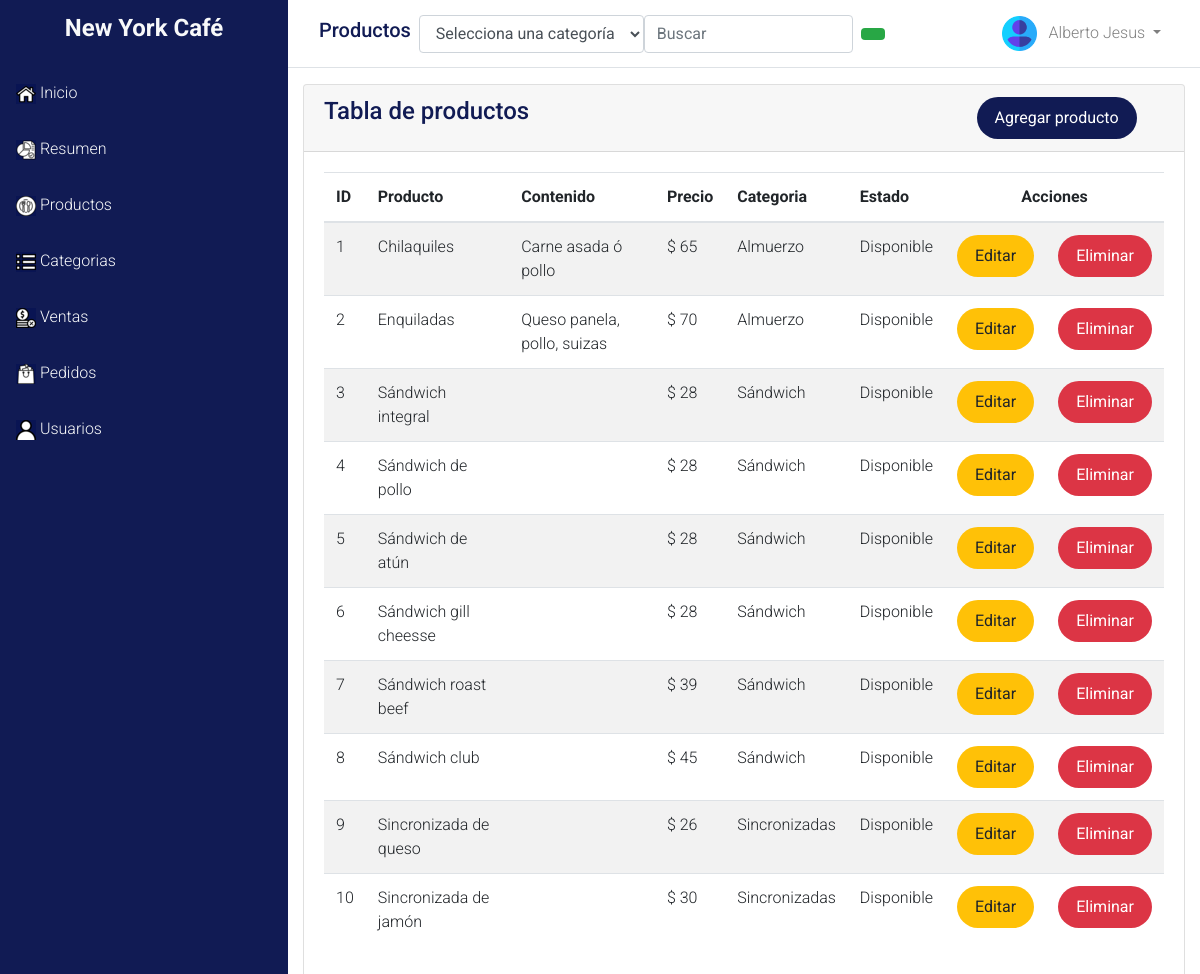
The page /dash/productos/index.php (signed in) on the database its author committed.
### tables this page shows
CREATE TABLE `productos` (
  `id` int(11) NOT NULL,
  `producto` varchar(100) NOT NULL,
  `contenido` varchar(255) DEFAULT NULL,
  `precio` double NOT NULL,
  `id_categoria` int(11) NOT NULL,
  `id_estado` int(11) NOT NULL
);

CREATE TABLE `categoria` (
  `id` int(11) NOT NULL,
  `categoria` varchar(255) NOT NULL
);

CREATE TABLE `estadoproducto` (
  `id` int(11) NOT NULL,
  `estado` varchar(100) NOT NULL
);

### dao/Productos.php (called while the page is built, shortened)
<?php
	class Productos
	{
		private $id;
		private $producto;
		private $contenido;
		private $precio;
		function __construct($id,$producto,$contenido,$precio,$id_categoria,$id_estado)
		{
			$this->id=$id;
			$this->producto=$producto;
			$this->contenido=$contenido;
			$this->precio=$precio;
		}
		public function getId(){
			return $this->id;
		}
		public function getProducto(){
			return $this->producto;
		}
		public function getContenido(){
			return $this->contenido;
		}
		public function getPrecio(){
			return $this->precio;
		}
		public function setConexion($conexion){
			$this->conexion=$conexion;
		}
		public function readProducto(){
			$productos= array();
			$query=
			"SELECT
				*
			FROM productos";
			$stmt=$this->conexion->prepare($query);
			if($stmt->execute()){
				while ($row = $stmt->fetch(PDO::FETCH_ASSOC)){
					extract($row);
					array_push($productos, new Productos($id,$producto,$contenido,$precio,$id_categoria,$id_estado));
				}
				return $productos;
			}else{
				echo "Error:  ".$stmt->errorInfo();
				return false;
			}
		}
	}
?>

### dao/Categoria.php (called while the page is built, shortened)
<?php
	class Categoria
	{
		private $id;
		private $categoria;
		function __construct($id,$categoria)
		{
			$this->id=$id;
			$this->categoria=$categoria;
		}
		public function setId($id){
			$this->id=$id;
		}
		public function getCategoria(){
			return $this->categoria;
		}
		public function setConexion($conexion){
			$this->conexion=$conexion;
		}
		public function readCategoriaID(){
			$query=
			"SELECT
				*
			FROM categoria
			WHERE id=$this->id";
			$stmt=$this->conexion->prepare($query);
			if($stmt->execute()){
				$row = $stmt->fetch(PDO::FETCH_ASSOC);
				extract($row);
				$this->categoria = $categoria;
			}else{
				echo "Error:  ".$stmt->errorInfo();
				return false;
			}
		}
	}
?>

### dao/EstadoProducto.php (called while the page is built, shortened)
<?php
	class EstadoProducto
	{
		private $id;
		private $estado;
		function __construct($id,$estado)
		{
			$this->id=$id;
			$this->estado=$estado;
		}
		public function setId($id){
			$this->id=$id;
		}
		public function getEstado(){
			return $this->estado;
		}
		public function setConexion($conexion){
			$this->conexion=$conexion;
		}
		public function readEstadoID(){
			$query=
			"SELECT
				*
			FROM estadoProducto
			WHERE id=$this->id";
			$stmt=$this->conexion->prepare($query);
			if($stmt->execute()){
				$row = $stmt->fetch(PDO::FETCH_ASSOC);
				extract($row);
				$this->estado = $estado;
			}else{
				echo "Error:  ".$stmt->errorInfo();
				return false;
			}
		}
	}
?>

### dao/Ventas_Productos.php (called while the page is built, shortened)
<?php
	class Ventas_Productos
	{
		private $id_producto;
		function __construct($id_producto,$id_venta,$unidades,$precio)
		{
			$this->id_producto=$id_producto;
		}
		public function setId_producto($id_producto){
			$this->id_producto=$id_producto;
		}
		public function setConexion($conexion){
			$this->conexion=$conexion;
		}
		public function existeProducto(){
			$query=
			"SELECT * FROM
				ventas_productos
			where id_producto=$this->id_producto";
			$stmt=$this->conexion->prepare($query);
			if($stmt->execute()){
				if($stmt->rowcount() > 0){
					return true;
				}else{
					return false;
				}
			}else{
				return false;
			}
		}
	}
?>

### dao/Pedidos_Productos.php (called while the page is built, shortened)
<?php
	class Pedidos_Productos
	{
		private $id_producto;
		function __construct($id_producto,$id_pedido,$unidades,$precio)
		{
			$this->id_producto=$id_producto;
		}
		public function setId_producto($id_producto){
			$this->id_producto=$id_producto;
		}
		public function setConexion($conexion){
			$this->conexion=$conexion;
		}
		public function existeProducto(){
			$query=
			"SELECT * FROM
				pedidos_productos
			where id_producto=$this->id_producto";
			$stmt=$this->conexion->prepare($query);
			if($stmt->execute()){
				if($stmt->rowcount() > 0){
					return true;
				}else{
					return false;
				}
			}else{
				return false;
			}
		}
	}
?>

### dash/productos/index.php (the view, shortened to what this page needs)
<?php
 $titulo='Productos';
 $ruta="../../";
  include($ruta.'config/Precarga.php');
  include($ruta.'dao/Productos.php');
  $producto = new Productos('','','','','','');
  $producto->setConexion($bd);
  $productos=$producto->readProducto();
  include($ruta.'dao/Categoria.php');
  include($ruta.'dao/EstadoProducto.php');
  include($ruta.'dao/Ventas_Productos.php');
  include($ruta.'dao/Pedidos_Productos.php');
  $categoria = new Categoria('','');
  $categoria->setConexion($bd);
?>
<!DOCTYPE html>
<html>
<head>
    <link rel="stylesheet" type="text/css" href="<?=$ruta?>assets/css/bootstrap.min.css">
    <link rel="stylesheet" type="text/css" href="<?=$ruta?>assets/css/style.css">
    <link href="https://unpkg.com/ionicons@4.5.10-0/dist/css/ionicons.min.css" rel="stylesheet">
</head>
<body>
    <div class="d-flex">
        <div id="sidebar-container" class="bg-primary sidebar-wrapper">
            <div class="logo">
                <h4 class="text-light font-weight-bold" style="text-align: center;">
                    <a href="<?=$ruta?>dash/" class="simple-text text-light">
                        New York Café
                    </a>
                </h4>
            </div>
            <div class="menu">
                <a href="<?=$ruta?>dash/" title="" class="d-block p-3 text-light">
                    <img src="<?=$ruta?>assets/img/hogar2.png" alt=""> Inicio
                </a>
                <a href="<?=$ruta?>dash/resumen/" title="" class="d-block p-3 text-light">
                    <img src="<?=$ruta?>assets/img/reporte.png" alt=""> Resumen
                </a>
                <a href="<?=$ruta?>dash/productos/" title="" class="d-block p-3 text-light">
                    <img src="<?=$ruta?>assets/img/plato.png" alt=""> Productos
                </a>
                <a href="<?=$ruta?>dash/categoria/" title="" class="d-block p-3 text-light">
                    <img src="<?=$ruta?>assets/img/lista.png" alt="">  Categorias
                </a>
                <a href="<?=$ruta?>dash/ventas/" title="" class="d-block p-3 text-light">
                    <img src="<?=$ruta?>assets/img/monedas.png" alt="">  Ventas
                </a>
                <a href="<?=$ruta?>dash/pedidos/" title="" class="d-block p-3 text-light">
                    <img src="<?=$ruta?>assets/img/bolsa-de-la-compra.png" alt="">  Pedidos
                </a>
                 <?php
                if(isset($_SESSION['tipoUsuario'])){
                    if($_SESSION['tipoUsuario'] == 1){
                        ?>
                         <a href="<?=$ruta?>dash/usuarios/" title="" class="d-block p-3 text-light">
                        <img src="<?=$ruta?>assets/img/usuario (1).png" alt="">  Usuarios
                    </a>
                        <?php
                    }
                }
                    ?>
            </div>
        </div>
        <div class="w-100">
            <nav class="navbar navbar-expand-lg navbar-light bg-light border-bottom">
                <div class=" container">
                    <h5 class="mr-2"><?=$titulo?></h5>
                    <form action="<?=$ruta?>dash/productos/buscarProductos.php" method="post" class="form-inline my-2 my-lg-0">
                        <select name="categoria" class="form-control" >
                            <option value="vacio">Selecciona una categoría</option>
                        </select>
                        <input class="form-control mr-sm-2" type="search" placeholder="Buscar" aria-label="Buscar" name="buscar" value="">
                        <button class="btn btn-success my-2 my-sm-0" type="submit"><i class="icon ion-md-search"></i></button>
                    </form>
                    <div class="collapse navbar-collapse" id="navbarSupportedContent">
                        <ul class="navbar-nav ml-auto">
                            <li class="nav-item dropdown">
                                <a class="nav-link dropdown-toggle" href="#" id="navbarDropdown" role="button"
                                data-toggle="dropdown" aria-haspopup="true" aria-expanded="false">
                                    <img src="<?=$ruta?>assets/img/usuario.png" alt="" class="img-fluid rounded-cricle mr-2 avatar">
                                    <?php
                                        echo $_SESSION['nombre'];
                                    ?>
                                </a>
                            </li>
                        </ul>
                    </div>
                </div>
            </nav>
        <div class="main-panel">
            <nav class="navbar navbar-expand-lg " color-on-scroll="500">
            </nav>
            <div class="content">
                <div class="container-fluid">
                    <div class="row">
                        <div class="col-md-12">
                            <div class="card strpied-tabled-with-hover">
                                <div class="card-header ">
                                    <div class="row">
                                        <div class="col-md-9 ">
                                            <h4 class="card-title"> Tabla de productos</h4>
                                        </div>
                                        <div class="col-md-3">
                                        <?php
                                        if(isset($_SESSION['tipoUsuario'])){
                                            if($_SESSION['tipoUsuario'] == 1){
                                                ?>
                                                <a href="formProducto.php" class="btn btn-primary btn-fill btn-round ">Agregar producto</a>
                                                <?php
                                            }
                                        }
                                        ?>
                                        </div>
                                    </div>
                                </div>
                                <div class="card-body table-full-width table-responsive">
                                    <table class="table table-hover table-striped">
                                        <thead>
                                            <th>ID</th>
                                            <th>Producto</th>
                                            <th>Contenido</th>
                                            <th>Precio</th>
                                            <th>Categoria</th>
                                            <th>Estado</th>
                                            <?php
                                        if(isset($_SESSION['tipoUsuario'])){
                                            if($_SESSION['tipoUsuario'] == 1){
                                                ?>
                                                <th colspan="2" style="text-align: center;">Acciones</th>
                                                <?php
                                            }
                                        }
                                        ?>
                                        </thead>
                                        <tbody>
                                            <?php
                                            foreach ($productos as $producto) {
                                                $idC=$producto->getId_Categoria();
                                                $categoria->setConexion($bd);
                                                $categoria->setId($idC);
                                                $categoria->readCategoriaID();
                                                $idE=$producto->getId_Estado();
                                                $estado = new EstadoProducto('','');
                                                $estado->setConexion($bd);
                                                $estado->setId($idE);
                                                $estado->readEstadoID();
                                                $idProduc=$producto->getId();
                                                $ventaProduc = new Ventas_Productos('','','','');
                                                $ventaProduc->setConexion($bd);
                                                $ventaProduc->setId_producto($idProduc);
                                                $existe=$ventaProduc->existeProducto();
                                                $pedidoProduc2 = new Pedidos_Productos('','','','');
                                                $pedidoProduc2->setConexion($bd);
                                                $pedidoProduc2->setId_producto($idProduc);
                                                $existe2=$pedidoProduc2->existeProducto();
                                            ?>
                                              <tr>
                                                <td><?=$producto->getId()?></td>
                                                <td><?=$producto->getProducto()?></td>
                                                <td><?=$producto->getContenido()?></td>
                                                <td>$ <?=$producto->getPrecio()?></td>
                                                <td> <?=$categoria->getCategoria()?></td>
                                                <td> <?=$estado->getEstado()?></td>
                                                 <?php
                                                if(isset($_SESSION['tipoUsuario'])){
                                                    if($_SESSION['tipoUsuario'] == 1){
                                                        ?>
                                                        <td><a href="formProducto.php?id=<?=$producto->getId()?>" class="btn btn-warning btn-round btn-fill"> Editar</a></td>
                                                        <td>
                                                            <?php if($existe != true && $existe2 != true) {?>
                                                                <a href="eliminarProducto.php?id=<?=$producto->getId()?>" class="btn btn-danger btn-round btn-fill"> Eliminar</a>
                                                        <?php } ?>
                                                        </td>
                                                        <?php
                                                    }
                                                }
                                                ?>
                                              </tr>
                                            <?php } ?>
                                        </tbody>
                                    </table>
                                </div>
                            </div>
                        </div>
                    </div>
                </div>
            </div>
        </div>
    </div>
 <?php
  include($ruta.'footer/footer_dashboard.php');
  ?>

### assets/css/style.css (style rules this page uses)
:root { --primary: #111b54; --light: #fff; --grey: #efefef; overflow-y: scroll; }
body { overflow: hidden; font-family: 'Roboto', sans-serif; font-weight: 300; color: var(--primary); }
.bg-primary { background-color: var(--primary) !important; }
.bg-light { background-color: var(--light) !important; }
.btn { border: 0; }
.btn-primary { background-color: var(--primary); }
#sidebar-container { min-height: 100vh; }
#sidebar-container .logo { padding: .875rem 1.25rem; }
#sidebar-container .menu { width: 18rem; }
.avatar { max-width: 35px; }
.btn-round { border-width: 1px; border-radius: 30px !important; padding: 9px 18px; }

### rows shown on the page
productos: id "1", producto "Chilaquiles", contenido "Carne asada ó pollo", precio "65", id_categoria.categoria "Almuerzo", id_estado.estado "Disponible"
productos: id "2", producto "Enquiladas", contenido "Queso panela, pollo, suizas", precio "70", id_categoria.categoria "Almuerzo", id_estado.estado "Disponible"
productos: id "3", producto "Sándwich integral", precio "28", id_categoria.categoria "Sándwich", id_estado.estado "Disponible"
productos: id "4", producto "Sándwich de pollo", precio "28", id_categoria.categoria "Sándwich", id_estado.estado "Disponible"
productos: id "5", producto "Sándwich de atún", precio "28", id_categoria.categoria "Sándwich", id_estado.estado "Disponible"
productos: id "6", producto "Sándwich gill cheesse", precio "28", id_categoria.categoria "Sándwich", id_estado.estado "Disponible"
productos: id "7", producto "Sándwich roast beef", precio "39", id_categoria.categoria "Sándwich", id_estado.estado "Disponible"
productos: id "8", producto "Sándwich club", precio "45", id_categoria.categoria "Sándwich", id_estado.estado "Disponible"
productos: id "9", producto "Sincronizada de queso", precio "26", id_categoria.categoria "Sincronizadas", id_estado.estado "Disponible"
productos: id "10", producto "Sincronizada de jamón", precio "30", id_categoria.categoria "Sincronizadas", id_estado.estado "Disponible"

### other values the page prints
$titulo "Productos"
$_SESSION['nombre'] "Alberto Jesus"
